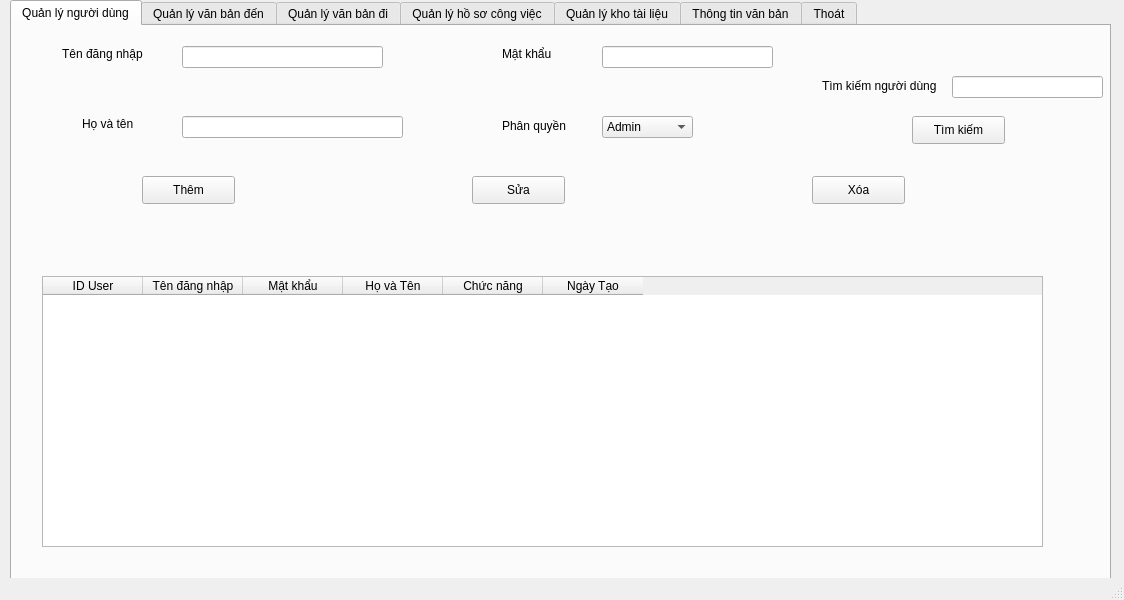
<?xml version="1.0" encoding="UTF-8"?>
<ui version="4.0">
 <class>MainWindow</class>
 <widget class="QMainWindow" name="MainWindow">
  <property name="geometry">
   <rect>
    <x>0</x>
    <y>0</y>
    <width>1124</width>
    <height>600</height>
   </rect>
  </property>
  <property name="windowTitle">
   <string>MainWindow</string>
  </property>
  <widget class="QWidget" name="centralwidget">
   <widget class="QTabWidget" name="main">
    <property name="geometry">
     <rect>
      <x>10</x>
      <y>0</y>
      <width>1101</width>
      <height>591</height>
     </rect>
    </property>
    <property name="currentIndex">
     <number>0</number>
    </property>
    <widget class="QWidget" name="tabqlnguoidung">
     <attribute name="title">
      <string>Quản lý người dùng</string>
     </attribute>
     <widget class="QLabel" name="label">
      <property name="geometry">
       <rect>
        <x>50</x>
        <y>20</y>
        <width>101</width>
        <height>16</height>
       </rect>
      </property>
      <property name="text">
       <string>Tên đăng nhập</string>
      </property>
     </widget>
     <widget class="QLabel" name="label_3">
      <property name="geometry">
       <rect>
        <x>490</x>
        <y>20</y>
        <width>55</width>
        <height>16</height>
       </rect>
      </property>
      <property name="text">
       <string>Mật khẩu</string>
      </property>
     </widget>
     <widget class="QLabel" name="label_7">
      <property name="geometry">
       <rect>
        <x>490</x>
        <y>90</y>
        <width>71</width>
        <height>20</height>
       </rect>
      </property>
      <property name="text">
       <string>Phân quyền</string>
      </property>
     </widget>
     <widget class="QPushButton" name="btnthem">
      <property name="geometry">
       <rect>
        <x>130</x>
        <y>150</y>
        <width>93</width>
        <height>28</height>
       </rect>
      </property>
      <property name="text">
       <string>Thêm</string>
      </property>
     </widget>
     <widget class="QPushButton" name="btnsua">
      <property name="geometry">
       <rect>
        <x>460</x>
        <y>150</y>
        <width>93</width>
        <height>28</height>
       </rect>
      </property>
      <property name="text">
       <string>Sửa</string>
      </property>
     </widget>
     <widget class="QPushButton" name="btnxoa">
      <property name="geometry">
       <rect>
        <x>800</x>
        <y>150</y>
        <width>93</width>
        <height>28</height>
       </rect>
      </property>
      <property name="text">
       <string>Xóa</string>
      </property>
     </widget>
     <widget class="QTableWidget" name="tbnguoidung">
      <property name="geometry">
       <rect>
        <x>30</x>
        <y>250</y>
        <width>1001</width>
        <height>271</height>
       </rect>
      </property>
      <property name="minimumSize">
       <size>
        <width>1001</width>
        <height>0</height>
       </size>
      </property>
      <property name="maximumSize">
       <size>
        <width>1001</width>
        <height>16777215</height>
       </size>
      </property>
      <column>
       <property name="text">
        <string>ID User</string>
       </property>
      </column>
      <column>
       <property name="text">
        <string>Tên đăng nhập</string>
       </property>
      </column>
      <column>
       <property name="text">
        <string>Mật khẩu</string>
       </property>
      </column>
      <column>
       <property name="text">
        <string>Họ và Tên</string>
       </property>
      </column>
      <column>
       <property name="text">
        <string>Chức năng</string>
       </property>
      </column>
      <column>
       <property name="text">
        <string>Ngày Tạo</string>
       </property>
      </column>
     </widget>
     <widget class="QLineEdit" name="tdn">
      <property name="geometry">
       <rect>
        <x>170</x>
        <y>20</y>
        <width>201</width>
        <height>22</height>
       </rect>
      </property>
     </widget>
     <widget class="QLineEdit" name="mk">
      <property name="geometry">
       <rect>
        <x>590</x>
        <y>20</y>
        <width>171</width>
        <height>22</height>
       </rect>
      </property>
     </widget>
     <widget class="QComboBox" name="cn">
      <property name="geometry">
       <rect>
        <x>590</x>
        <y>90</y>
        <width>91</width>
        <height>22</height>
       </rect>
      </property>
      <item>
       <property name="text">
        <string>Admin</string>
       </property>
      </item>
      <item>
       <property name="text">
        <string>User</string>
       </property>
      </item>
     </widget>
     <widget class="QLineEdit" name="hvt_3">
      <property name="geometry">
       <rect>
        <x>170</x>
        <y>90</y>
        <width>221</width>
        <height>22</height>
       </rect>
      </property>
     </widget>
     <widget class="QLabel" name="label_9">
      <property name="geometry">
       <rect>
        <x>70</x>
        <y>90</y>
        <width>55</width>
        <height>16</height>
       </rect>
      </property>
      <property name="text">
       <string>Họ và tên</string>
      </property>
     </widget>
     <widget class="QLabel" name="label_5">
      <property name="geometry">
       <rect>
        <x>810</x>
        <y>50</y>
        <width>121</width>
        <height>20</height>
       </rect>
      </property>
      <property name="text">
       <string>Tìm kiếm người dùng</string>
      </property>
     </widget>
     <widget class="QLineEdit" name="timkiem">
      <property name="geometry">
       <rect>
        <x>940</x>
        <y>50</y>
        <width>151</width>
        <height>22</height>
       </rect>
      </property>
     </widget>
     <widget class="QPushButton" name="btntimkiem">
      <property name="geometry">
       <rect>
        <x>900</x>
        <y>90</y>
        <width>93</width>
        <height>28</height>
       </rect>
      </property>
      <property name="text">
       <string>Tìm kiếm</string>
      </property>
     </widget>
    </widget>
    <widget class="QWidget" name="tabqlvanbanden">
     <attribute name="title">
      <string>Quản lý văn bản đến</string>
     </attribute>
     <widget class="QLabel" name="label_10">
      <property name="geometry">
       <rect>
        <x>0</x>
        <y>30</y>
        <width>101</width>
        <height>20</height>
       </rect>
      </property>
      <property name="text">
       <string>Số hiệu văn bản</string>
      </property>
     </widget>
     <widget class="QLabel" name="label_11">
      <property name="geometry">
       <rect>
        <x>310</x>
        <y>30</y>
        <width>55</width>
        <height>16</height>
       </rect>
      </property>
      <property name="text">
       <string>Tiêu đề</string>
      </property>
     </widget>
     <widget class="QLabel" name="label_12">
      <property name="geometry">
       <rect>
        <x>504</x>
        <y>30</y>
        <width>71</width>
        <height>20</height>
       </rect>
      </property>
      <property name="text">
       <string>Ngày nhận</string>
      </property>
     </widget>
     <widget class="QLabel" name="label_13">
      <property name="geometry">
       <rect>
        <x>30</x>
        <y>80</y>
        <width>61</width>
        <height>16</height>
       </rect>
      </property>
      <property name="text">
       <string>Nơi gửi</string>
      </property>
     </widget>
     <widget class="QLabel" name="label_14">
      <property name="geometry">
       <rect>
        <x>710</x>
        <y>60</y>
        <width>55</width>
        <height>16</height>
       </rect>
      </property>
      <property name="font">
       <font>
        <pointsize>8</pointsize>
       </font>
      </property>
      <property name="text">
       <string>Nội dung</string>
      </property>
     </widget>
     <widget class="QLabel" name="label_15">
      <property name="geometry">
       <rect>
        <x>290</x>
        <y>80</y>
        <width>91</width>
        <height>20</height>
       </rect>
      </property>
      <property name="text">
       <string>File đính kèm</string>
      </property>
     </widget>
     <widget class="QLabel" name="label_16">
      <property name="geometry">
       <rect>
        <x>520</x>
        <y>90</y>
        <width>55</width>
        <height>16</height>
       </rect>
      </property>
      <property name="text">
       <string/>
      </property>
     </widget>
     <widget class="QLabel" name="label_17">
      <property name="geometry">
       <rect>
        <x>1000</x>
        <y>30</y>
        <width>55</width>
        <height>16</height>
       </rect>
      </property>
      <property name="text">
       <string>Tìm Kiếm</string>
      </property>
     </widget>
     <widget class="QLineEdit" name="shvb">
      <property name="geometry">
       <rect>
        <x>110</x>
        <y>30</y>
        <width>131</width>
        <height>22</height>
       </rect>
      </property>
     </widget>
     <widget class="QLineEdit" name="tieude">
      <property name="geometry">
       <rect>
        <x>380</x>
        <y>30</y>
        <width>113</width>
        <height>22</height>
       </rect>
      </property>
     </widget>
     <widget class="QLineEdit" name="noigui">
      <property name="geometry">
       <rect>
        <x>92</x>
        <y>80</y>
        <width>151</width>
        <height>22</height>
       </rect>
      </property>
     </widget>
     <widget class="QLineEdit" name="filedinhkem">
      <property name="geometry">
       <rect>
        <x>390</x>
        <y>80</y>
        <width>113</width>
        <height>22</height>
       </rect>
      </property>
     </widget>
     <widget class="QLineEdit" name="lntimkeim">
      <property name="geometry">
       <rect>
        <x>962</x>
        <y>50</y>
        <width>141</width>
        <height>22</height>
       </rect>
      </property>
     </widget>
     <widget class="QTextEdit" name="noidung">
      <property name="geometry">
       <rect>
        <x>780</x>
        <y>30</y>
        <width>171</width>
        <height>91</height>
       </rect>
      </property>
     </widget>
     <widget class="QPushButton" name="btntimkiem_2">
      <property name="geometry">
       <rect>
        <x>990</x>
        <y>80</y>
        <width>93</width>
        <height>28</height>
       </rect>
      </property>
      <property name="text">
       <string>tìm kiếm</string>
      </property>
     </widget>
     <widget class="QComboBox" name="trangthai">
      <property name="geometry">
       <rect>
        <x>600</x>
        <y>80</y>
        <width>101</width>
        <height>22</height>
       </rect>
      </property>
      <item>
       <property name="text">
        <string>Chưa xử lý</string>
       </property>
      </item>
      <item>
       <property name="text">
        <string>Đã xử lý</string>
       </property>
      </item>
     </widget>
     <widget class="QLabel" name="label_18">
      <property name="geometry">
       <rect>
        <x>514</x>
        <y>80</y>
        <width>71</width>
        <height>20</height>
       </rect>
      </property>
      <property name="text">
       <string>Trạng thái</string>
      </property>
     </widget>
     <widget class="QPushButton" name="btnthem_2">
      <property name="geometry">
       <rect>
        <x>130</x>
        <y>160</y>
        <width>93</width>
        <height>28</height>
       </rect>
      </property>
      <property name="text">
       <string>Thêm</string>
      </property>
     </widget>
     <widget class="QPushButton" name="btnsua_2">
      <property name="geometry">
       <rect>
        <x>470</x>
        <y>170</y>
        <width>93</width>
        <height>28</height>
       </rect>
      </property>
      <property name="text">
       <string>Sửa</string>
      </property>
     </widget>
     <widget class="QPushButton" name="btnxoa_2">
      <property name="geometry">
       <rect>
        <x>800</x>
        <y>160</y>
        <width>93</width>
        <height>28</height>
       </rect>
      </property>
      <property name="text">
       <string>Xóa</string>
      </property>
     </widget>
     <widget class="QPushButton" name="loadfile">
      <property name="geometry">
       <rect>
        <x>420</x>
        <y>100</y>
        <width>51</width>
        <height>28</height>
       </rect>
      </property>
      <property name="text">
       <string>Mở file</string>
      </property>
     </widget>
     <widget class="QTableWidget" name="tableWidget">
      <property name="geometry">
       <rect>
        <x>0</x>
        <y>250</y>
        <width>1081</width>
        <height>271</height>
       </rect>
      </property>
      <column>
       <property name="text">
        <string>ID Văn bản</string>
       </property>
      </column>
      <column>
       <property name="text">
        <string>Số hiệu văn bản</string>
       </property>
      </column>
      <column>
       <property name="text">
        <string>Tiêu đề</string>
       </property>
      </column>
      <column>
       <property name="text">
        <string>Nơi gửi</string>
       </property>
      </column>
      <column>
       <property name="text">
        <string>Ngày nhận</string>
       </property>
      </column>
      <column>
       <property name="text">
        <string>Nội dung</string>
       </property>
      </column>
      <column>
       <property name="text">
        <string>File đính kèm</string>
       </property>
      </column>
      <column>
       <property name="text">
        <string>Trạng thái</string>
       </property>
      </column>
     </widget>
     <widget class="QDateEdit" name="ngaynhan">
      <property name="geometry">
       <rect>
        <x>600</x>
        <y>30</y>
        <width>110</width>
        <height>22</height>
       </rect>
      </property>
     </widget>
    </widget>
    <widget class="QWidget" name="tabqlvanbandi">
     <attribute name="title">
      <string>Quản lý văn bản đi</string>
     </attribute>
     <widget class="QPushButton" name="pushButton_6">
      <property name="geometry">
       <rect>
        <x>210</x>
        <y>240</y>
        <width>93</width>
        <height>28</height>
       </rect>
      </property>
      <property name="text">
       <string>Thêm </string>
      </property>
     </widget>
     <widget class="QPushButton" name="pushButton_7">
      <property name="geometry">
       <rect>
        <x>490</x>
        <y>240</y>
        <width>93</width>
        <height>28</height>
       </rect>
      </property>
      <property name="text">
       <string>Sửa</string>
      </property>
     </widget>
     <widget class="QPushButton" name="pushButton_8">
      <property name="geometry">
       <rect>
        <x>770</x>
        <y>240</y>
        <width>93</width>
        <height>28</height>
       </rect>
      </property>
      <property name="text">
       <string>Xóa</string>
      </property>
     </widget>
     <widget class="QPushButton" name="pushButton_9">
      <property name="geometry">
       <rect>
        <x>350</x>
        <y>180</y>
        <width>93</width>
        <height>28</height>
       </rect>
      </property>
      <property name="text">
       <string>Tìm kiếm</string>
      </property>
     </widget>
     <widget class="QLineEdit" name="lineEdit_5">
      <property name="geometry">
       <rect>
        <x>460</x>
        <y>180</y>
        <width>171</width>
        <height>22</height>
       </rect>
      </property>
     </widget>
     <widget class="QLabel" name="label_2">
      <property name="geometry">
       <rect>
        <x>520</x>
        <y>160</y>
        <width>55</width>
        <height>16</height>
       </rect>
      </property>
      <property name="text">
       <string>Tìm kiếm</string>
      </property>
     </widget>
     <widget class="QLineEdit" name="lineEdit_7">
      <property name="geometry">
       <rect>
        <x>130</x>
        <y>30</y>
        <width>131</width>
        <height>22</height>
       </rect>
      </property>
     </widget>
     <widget class="QLineEdit" name="lineEdit_9">
      <property name="geometry">
       <rect>
        <x>420</x>
        <y>30</y>
        <width>181</width>
        <height>22</height>
       </rect>
      </property>
     </widget>
     <widget class="QLineEdit" name="lineEdit_10">
      <property name="geometry">
       <rect>
        <x>110</x>
        <y>100</y>
        <width>191</width>
        <height>22</height>
       </rect>
      </property>
     </widget>
     <widget class="QDateEdit" name="dateEdit_2">
      <property name="geometry">
       <rect>
        <x>670</x>
        <y>30</y>
        <width>121</width>
        <height>22</height>
       </rect>
      </property>
     </widget>
     <widget class="QLineEdit" name="lineEdit_11">
      <property name="geometry">
       <rect>
        <x>430</x>
        <y>100</y>
        <width>221</width>
        <height>22</height>
       </rect>
      </property>
     </widget>
     <widget class="QComboBox" name="comboBox_2">
      <property name="geometry">
       <rect>
        <x>780</x>
        <y>100</y>
        <width>111</width>
        <height>22</height>
       </rect>
      </property>
      <item>
       <property name="text">
        <string>Đã gửi</string>
       </property>
      </item>
      <item>
       <property name="text">
        <string>Đang gửi</string>
       </property>
      </item>
      <item>
       <property name="text">
        <string>Hủy bỏ</string>
       </property>
      </item>
     </widget>
     <widget class="QTableWidget" name="tableWidget_2">
      <property name="geometry">
       <rect>
        <x>0</x>
        <y>290</y>
        <width>1091</width>
        <height>251</height>
       </rect>
      </property>
      <column>
       <property name="text">
        <string>ID</string>
       </property>
      </column>
      <column>
       <property name="text">
        <string>Số hiệu văn bản</string>
       </property>
      </column>
      <column>
       <property name="text">
        <string>Tiêu đề</string>
       </property>
      </column>
      <column>
       <property name="text">
        <string>Nơi nhận</string>
       </property>
      </column>
      <column>
       <property name="text">
        <string>Ngày gửi</string>
       </property>
      </column>
      <column>
       <property name="text">
        <string>Nội dung văn bản</string>
       </property>
      </column>
      <column>
       <property name="text">
        <string>File đính kèm</string>
       </property>
      </column>
      <column>
       <property name="text">
        <string>Trạng thái xử lý</string>
       </property>
      </column>
     </widget>
     <widget class="QLineEdit" name="lineEdit_12">
      <property name="geometry">
       <rect>
        <x>920</x>
        <y>30</y>
        <width>131</width>
        <height>22</height>
       </rect>
      </property>
     </widget>
     <widget class="QLabel" name="label_4">
      <property name="geometry">
       <rect>
        <x>10</x>
        <y>30</y>
        <width>101</width>
        <height>20</height>
       </rect>
      </property>
      <property name="text">
       <string>Số hiệu văn bản</string>
      </property>
     </widget>
     <widget class="QLabel" name="label_6">
      <property name="geometry">
       <rect>
        <x>300</x>
        <y>30</y>
        <width>101</width>
        <height>20</height>
       </rect>
      </property>
      <property name="text">
       <string>Tiêu đề văn bản</string>
      </property>
     </widget>
     <widget class="QLabel" name="label_8">
      <property name="geometry">
       <rect>
        <x>610</x>
        <y>30</y>
        <width>61</width>
        <height>20</height>
       </rect>
      </property>
      <property name="text">
       <string>Ngày gửi</string>
      </property>
     </widget>
     <widget class="QLabel" name="label_19">
      <property name="geometry">
       <rect>
        <x>30</x>
        <y>100</y>
        <width>61</width>
        <height>20</height>
       </rect>
      </property>
      <property name="text">
       <string>Nơi nhận</string>
      </property>
     </widget>
     <widget class="QLabel" name="label_20">
      <property name="geometry">
       <rect>
        <x>320</x>
        <y>100</y>
        <width>101</width>
        <height>20</height>
       </rect>
      </property>
      <property name="text">
       <string>Nội dung văn bản</string>
      </property>
     </widget>
     <widget class="QLabel" name="label_21">
      <property name="geometry">
       <rect>
        <x>830</x>
        <y>30</y>
        <width>81</width>
        <height>20</height>
       </rect>
      </property>
      <property name="text">
       <string>File đính kèm</string>
      </property>
     </widget>
     <widget class="QLabel" name="label_22">
      <property name="geometry">
       <rect>
        <x>660</x>
        <y>100</y>
        <width>101</width>
        <height>20</height>
       </rect>
      </property>
      <property name="text">
       <string>Trạng thái xử lý</string>
      </property>
     </widget>
     <widget class="QPushButton" name="pushButton_10">
      <property name="geometry">
       <rect>
        <x>940</x>
        <y>50</y>
        <width>93</width>
        <height>28</height>
       </rect>
      </property>
      <property name="text">
       <string>Mở file</string>
      </property>
     </widget>
    </widget>
    <widget class="QWidget" name="tabqlhosocv">
     <attribute name="title">
      <string>Quản lý hồ sơ công việc</string>
     </attribute>
     <widget class="QLabel" name="label_23">
      <property name="geometry">
       <rect>
        <x>20</x>
        <y>30</y>
        <width>61</width>
        <height>20</height>
       </rect>
      </property>
      <property name="text">
       <string>Tên hồ sơ</string>
      </property>
     </widget>
     <widget class="QLabel" name="label_24">
      <property name="geometry">
       <rect>
        <x>260</x>
        <y>30</y>
        <width>55</width>
        <height>16</height>
       </rect>
      </property>
      <property name="text">
       <string>Nội dung</string>
      </property>
     </widget>
     <widget class="QLabel" name="label_25">
      <property name="geometry">
       <rect>
        <x>570</x>
        <y>30</y>
        <width>55</width>
        <height>16</height>
       </rect>
      </property>
      <property name="text">
       <string>Ngày tạo</string>
      </property>
     </widget>
     <widget class="QLabel" name="label_26">
      <property name="geometry">
       <rect>
        <x>790</x>
        <y>30</y>
        <width>71</width>
        <height>20</height>
       </rect>
      </property>
      <property name="text">
       <string>Trạng thái</string>
      </property>
     </widget>
     <widget class="QLineEdit" name="lineEdit_3">
      <property name="geometry">
       <rect>
        <x>100</x>
        <y>30</y>
        <width>141</width>
        <height>22</height>
       </rect>
      </property>
     </widget>
     <widget class="QLineEdit" name="lineEdit_13">
      <property name="geometry">
       <rect>
        <x>330</x>
        <y>30</y>
        <width>211</width>
        <height>22</height>
       </rect>
      </property>
     </widget>
     <widget class="QComboBox" name="comboBox_3">
      <property name="geometry">
       <rect>
        <x>880</x>
        <y>30</y>
        <width>151</width>
        <height>22</height>
       </rect>
      </property>
      <item>
       <property name="text">
        <string>Đang thực hiện</string>
       </property>
      </item>
      <item>
       <property name="text">
        <string>Hoàn thành</string>
       </property>
      </item>
     </widget>
     <widget class="QDateEdit" name="dateEdit_3">
      <property name="geometry">
       <rect>
        <x>650</x>
        <y>30</y>
        <width>121</width>
        <height>22</height>
       </rect>
      </property>
     </widget>
     <widget class="QLineEdit" name="lineEdit_14">
      <property name="geometry">
       <rect>
        <x>462</x>
        <y>110</y>
        <width>191</width>
        <height>31</height>
       </rect>
      </property>
     </widget>
     <widget class="QPushButton" name="pushButton_11">
      <property name="geometry">
       <rect>
        <x>360</x>
        <y>110</y>
        <width>93</width>
        <height>28</height>
       </rect>
      </property>
      <property name="text">
       <string>Tìm kiếm</string>
      </property>
     </widget>
     <widget class="QPushButton" name="pushButton_12">
      <property name="geometry">
       <rect>
        <x>150</x>
        <y>200</y>
        <width>93</width>
        <height>28</height>
       </rect>
      </property>
      <property name="text">
       <string>Thêm</string>
      </property>
     </widget>
     <widget class="QPushButton" name="pushButton_13">
      <property name="geometry">
       <rect>
        <x>490</x>
        <y>200</y>
        <width>93</width>
        <height>28</height>
       </rect>
      </property>
      <property name="text">
       <string>Sửa</string>
      </property>
     </widget>
     <widget class="QPushButton" name="pushButton_14">
      <property name="geometry">
       <rect>
        <x>820</x>
        <y>200</y>
        <width>93</width>
        <height>28</height>
       </rect>
      </property>
      <property name="text">
       <string>Xóa</string>
      </property>
     </widget>
     <widget class="QTableWidget" name="tableWidget_3">
      <property name="geometry">
       <rect>
        <x>10</x>
        <y>280</y>
        <width>1071</width>
        <height>261</height>
       </rect>
      </property>
      <column>
       <property name="text">
        <string>ID</string>
       </property>
      </column>
      <column>
       <property name="text">
        <string>Tê hồ sơ</string>
       </property>
      </column>
      <column>
       <property name="text">
        <string>Nội dung</string>
       </property>
      </column>
      <column>
       <property name="text">
        <string>Ngày tạo</string>
       </property>
      </column>
      <column>
       <property name="text">
        <string>Trạng thái xử lý</string>
       </property>
      </column>
     </widget>
    </widget>
    <widget class="QWidget" name="tabqlkhotailieu">
     <attribute name="title">
      <string>Quản lý kho tài liệu</string>
     </attribute>
     <widget class="QLabel" name="label_27">
      <property name="geometry">
       <rect>
        <x>10</x>
        <y>50</y>
        <width>71</width>
        <height>16</height>
       </rect>
      </property>
      <property name="text">
       <string>Tên tài liệu</string>
      </property>
     </widget>
     <widget class="QLabel" name="label_28">
      <property name="geometry">
       <rect>
        <x>290</x>
        <y>50</y>
        <width>55</width>
        <height>16</height>
       </rect>
      </property>
      <property name="text">
       <string>Nội dung</string>
      </property>
     </widget>
     <widget class="QLabel" name="label_29">
      <property name="geometry">
       <rect>
        <x>580</x>
        <y>50</y>
        <width>81</width>
        <height>20</height>
       </rect>
      </property>
      <property name="text">
       <string>Ngày đăng tải</string>
      </property>
     </widget>
     <widget class="QLabel" name="label_30">
      <property name="geometry">
       <rect>
        <x>800</x>
        <y>50</y>
        <width>91</width>
        <height>20</height>
       </rect>
      </property>
      <property name="text">
       <string>Người đăng tải</string>
      </property>
     </widget>
     <widget class="QLabel" name="label_31">
      <property name="geometry">
       <rect>
        <x>160</x>
        <y>130</y>
        <width>101</width>
        <height>16</height>
       </rect>
      </property>
      <property name="text">
       <string>File đính kèm</string>
      </property>
     </widget>
     <widget class="QTableWidget" name="tableWidget_4">
      <property name="geometry">
       <rect>
        <x>20</x>
        <y>260</y>
        <width>1061</width>
        <height>281</height>
       </rect>
      </property>
      <column>
       <property name="text">
        <string>ID</string>
       </property>
      </column>
      <column>
       <property name="text">
        <string>Tên tài liệu</string>
       </property>
      </column>
      <column>
       <property name="text">
        <string>Nội dung</string>
       </property>
      </column>
      <column>
       <property name="text">
        <string>Ngày đăng tải</string>
       </property>
      </column>
      <column>
       <property name="text">
        <string>Tên file</string>
       </property>
      </column>
      <column>
       <property name="text">
        <string>Người đăng tải</string>
       </property>
      </column>
     </widget>
     <widget class="QLineEdit" name="lineEdit_15">
      <property name="geometry">
       <rect>
        <x>80</x>
        <y>50</y>
        <width>191</width>
        <height>22</height>
       </rect>
      </property>
     </widget>
     <widget class="QLineEdit" name="lineEdit_16">
      <property name="geometry">
       <rect>
        <x>350</x>
        <y>50</y>
        <width>221</width>
        <height>22</height>
       </rect>
      </property>
     </widget>
     <widget class="QLineEdit" name="lineEdit_18">
      <property name="geometry">
       <rect>
        <x>890</x>
        <y>50</y>
        <width>171</width>
        <height>22</height>
       </rect>
      </property>
     </widget>
     <widget class="QLineEdit" name="lineEdit_19">
      <property name="geometry">
       <rect>
        <x>250</x>
        <y>130</y>
        <width>151</width>
        <height>22</height>
       </rect>
      </property>
     </widget>
     <widget class="QDateEdit" name="dateEdit_4">
      <property name="geometry">
       <rect>
        <x>660</x>
        <y>50</y>
        <width>101</width>
        <height>22</height>
       </rect>
      </property>
     </widget>
     <widget class="QPushButton" name="pushButton_15">
      <property name="geometry">
       <rect>
        <x>290</x>
        <y>150</y>
        <width>41</width>
        <height>28</height>
       </rect>
      </property>
      <property name="text">
       <string>Load </string>
      </property>
     </widget>
     <widget class="QPushButton" name="pushButton_16">
      <property name="geometry">
       <rect>
        <x>610</x>
        <y>140</y>
        <width>93</width>
        <height>28</height>
       </rect>
      </property>
      <property name="text">
       <string>Tìm kiếm</string>
      </property>
     </widget>
     <widget class="QLineEdit" name="lineEdit_20">
      <property name="geometry">
       <rect>
        <x>710</x>
        <y>140</y>
        <width>171</width>
        <height>22</height>
       </rect>
      </property>
     </widget>
     <widget class="QPushButton" name="pushButton">
      <property name="geometry">
       <rect>
        <x>160</x>
        <y>200</y>
        <width>93</width>
        <height>28</height>
       </rect>
      </property>
      <property name="text">
       <string>Thêm</string>
      </property>
     </widget>
     <widget class="QPushButton" name="pushButton_2">
      <property name="geometry">
       <rect>
        <x>470</x>
        <y>200</y>
        <width>93</width>
        <height>28</height>
       </rect>
      </property>
      <property name="text">
       <string>Sửa</string>
      </property>
     </widget>
     <widget class="QPushButton" name="pushButton_3">
      <property name="geometry">
       <rect>
        <x>830</x>
        <y>200</y>
        <width>93</width>
        <height>28</height>
       </rect>
      </property>
      <property name="text">
       <string>Xóa</string>
      </property>
     </widget>
    </widget>
    <widget class="QWidget" name="tabttvanban">
     <attribute name="title">
      <string>Thông tin văn bản</string>
     </attribute>
     <widget class="QLineEdit" name="lineEdit_17">
      <property name="geometry">
       <rect>
        <x>150</x>
        <y>50</y>
        <width>181</width>
        <height>22</height>
       </rect>
      </property>
     </widget>
     <widget class="QLabel" name="label_32">
      <property name="geometry">
       <rect>
        <x>50</x>
        <y>50</y>
        <width>91</width>
        <height>16</height>
       </rect>
      </property>
      <property name="text">
       <string>Người thực hiện</string>
      </property>
     </widget>
     <widget class="QLabel" name="label_33">
      <property name="geometry">
       <rect>
        <x>354</x>
        <y>50</y>
        <width>81</width>
        <height>20</height>
       </rect>
      </property>
      <property name="text">
       <string>Loại thông tin</string>
      </property>
     </widget>
     <widget class="QLineEdit" name="lineEdit_21">
      <property name="geometry">
       <rect>
        <x>460</x>
        <y>50</y>
        <width>251</width>
        <height>22</height>
       </rect>
      </property>
     </widget>
     <widget class="QLineEdit" name="lineEdit_22">
      <property name="geometry">
       <rect>
        <x>950</x>
        <y>50</y>
        <width>131</width>
        <height>22</height>
       </rect>
      </property>
     </widget>
     <widget class="QPushButton" name="pushButton_17">
      <property name="geometry">
       <rect>
        <x>850</x>
        <y>50</y>
        <width>93</width>
        <height>28</height>
       </rect>
      </property>
      <property name="text">
       <string>Tìm kiếm</string>
      </property>
     </widget>
     <widget class="QPushButton" name="pushButton_18">
      <property name="geometry">
       <rect>
        <x>270</x>
        <y>230</y>
        <width>93</width>
        <height>28</height>
       </rect>
      </property>
      <property name="text">
       <string>Thêm </string>
      </property>
     </widget>
     <widget class="QPushButton" name="pushButton_19">
      <property name="geometry">
       <rect>
        <x>520</x>
        <y>230</y>
        <width>93</width>
        <height>28</height>
       </rect>
      </property>
      <property name="text">
       <string>Sửa</string>
      </property>
     </widget>
     <widget class="QPushButton" name="pushButton_20">
      <property name="geometry">
       <rect>
        <x>770</x>
        <y>230</y>
        <width>93</width>
        <height>28</height>
       </rect>
      </property>
      <property name="text">
       <string>Xóa</string>
      </property>
     </widget>
     <widget class="QTableWidget" name="tableWidget_5">
      <property name="geometry">
       <rect>
        <x>90</x>
        <y>310</y>
        <width>921</width>
        <height>211</height>
       </rect>
      </property>
      <column>
       <property name="text">
        <string>ID</string>
       </property>
      </column>
      <column>
       <property name="text">
        <string>Người thực hiện</string>
       </property>
      </column>
      <column>
       <property name="text">
        <string>Loại thông tin</string>
       </property>
      </column>
      <column>
       <property name="text">
        <string>Ngày thực hiện</string>
       </property>
      </column>
      <column>
       <property name="text">
        <string>Kết quả</string>
       </property>
      </column>
     </widget>
     <widget class="QLabel" name="label_34">
      <property name="geometry">
       <rect>
        <x>50</x>
        <y>120</y>
        <width>91</width>
        <height>16</height>
       </rect>
      </property>
      <property name="text">
       <string>Ngày thực hiện</string>
      </property>
     </widget>
     <widget class="QLabel" name="label_35">
      <property name="geometry">
       <rect>
        <x>340</x>
        <y>120</y>
        <width>101</width>
        <height>16</height>
       </rect>
      </property>
      <property name="text">
       <string>Đánh giá kết quả</string>
      </property>
     </widget>
     <widget class="QLineEdit" name="lineEdit_23">
      <property name="geometry">
       <rect>
        <x>460</x>
        <y>90</y>
        <width>341</width>
        <height>81</height>
       </rect>
      </property>
     </widget>
     <widget class="QDateEdit" name="dateEdit_5">
      <property name="geometry">
       <rect>
        <x>150</x>
        <y>120</y>
        <width>110</width>
        <height>22</height>
       </rect>
      </property>
     </widget>
    </widget>
    <widget class="QWidget" name="tab_9">
     <attribute name="title">
      <string>Thoát</string>
     </attribute>
     <widget class="QPushButton" name="pushButton_21">
      <property name="geometry">
       <rect>
        <x>500</x>
        <y>60</y>
        <width>93</width>
        <height>28</height>
       </rect>
      </property>
      <property name="text">
       <string>Thoát</string>
      </property>
     </widget>
    </widget>
   </widget>
  </widget>
  <widget class="QStatusBar" name="statusbar"/>
 </widget>
 <resources/>
 <connections/>
</ui>
